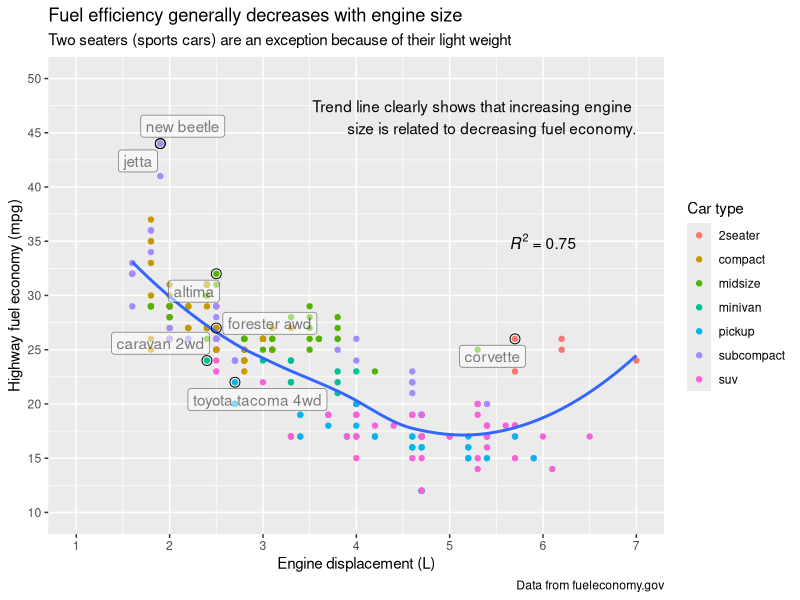
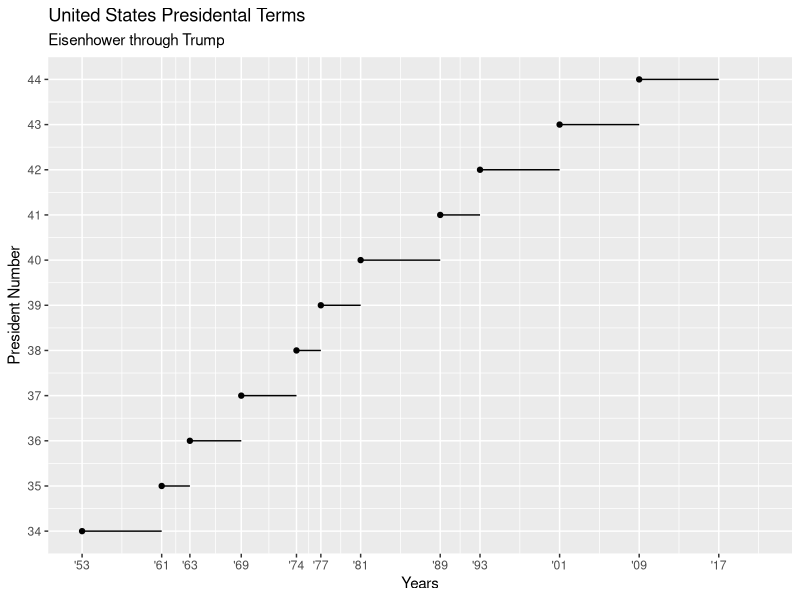
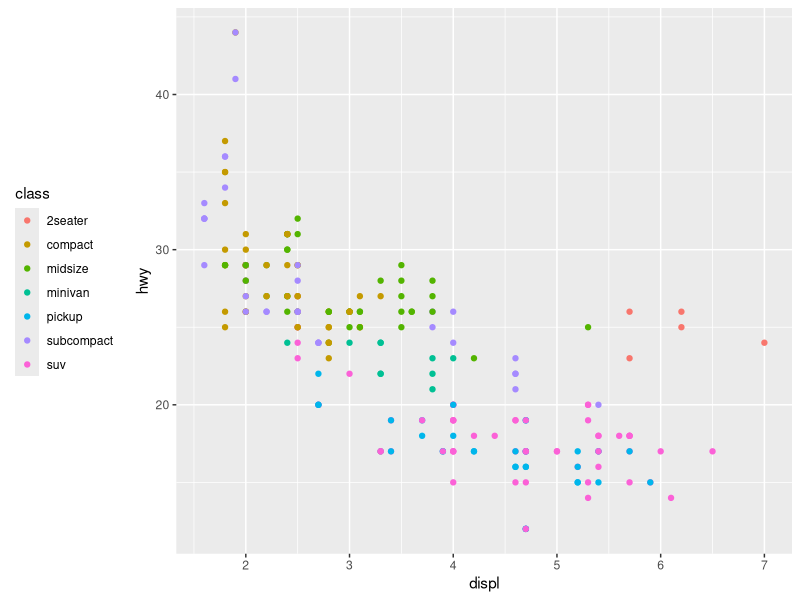
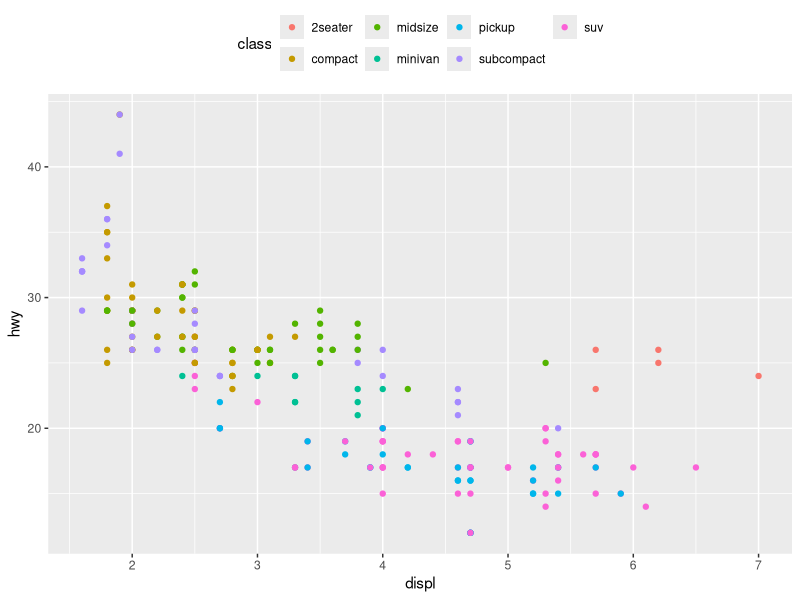
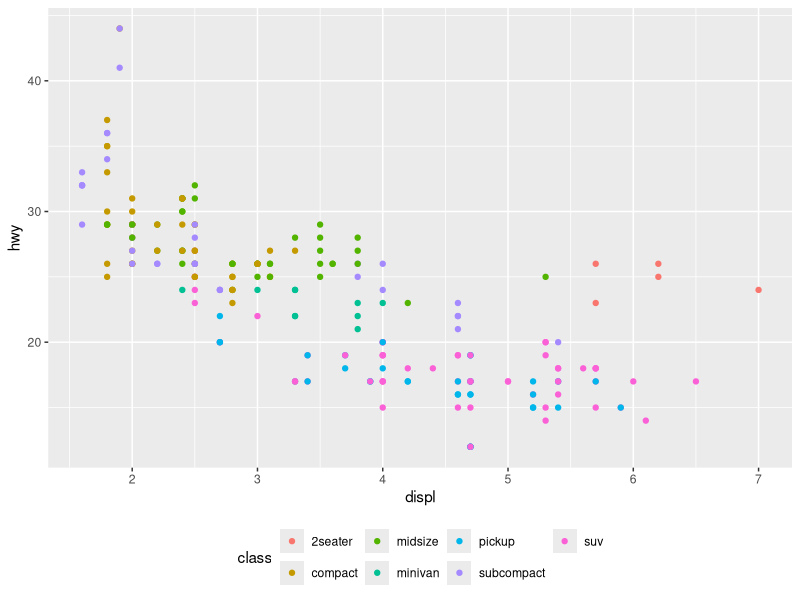
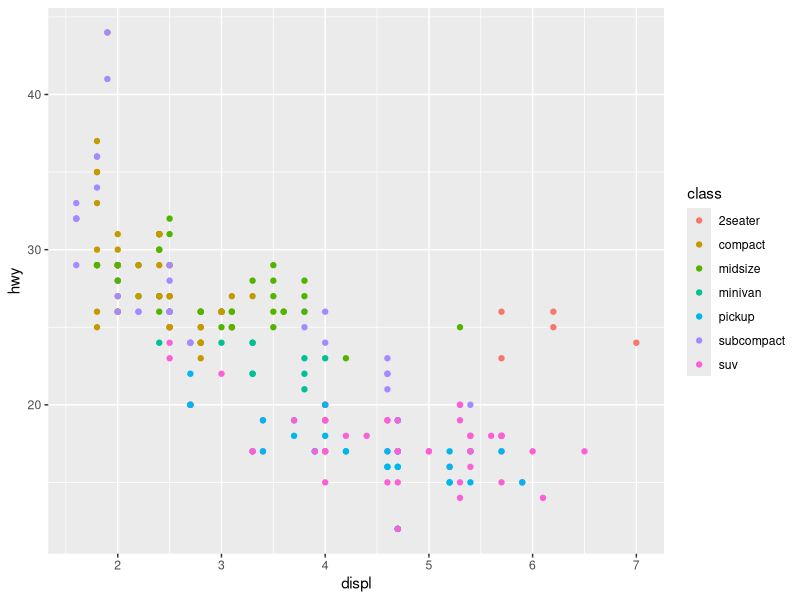
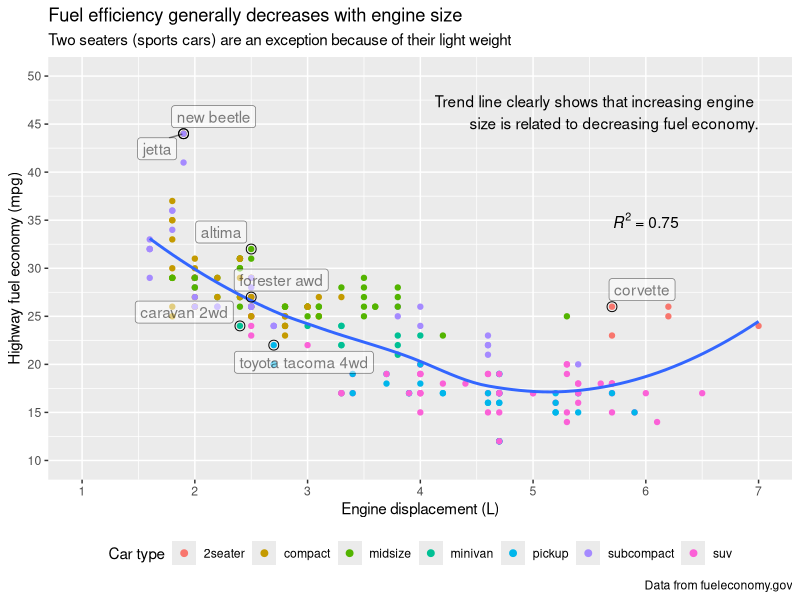
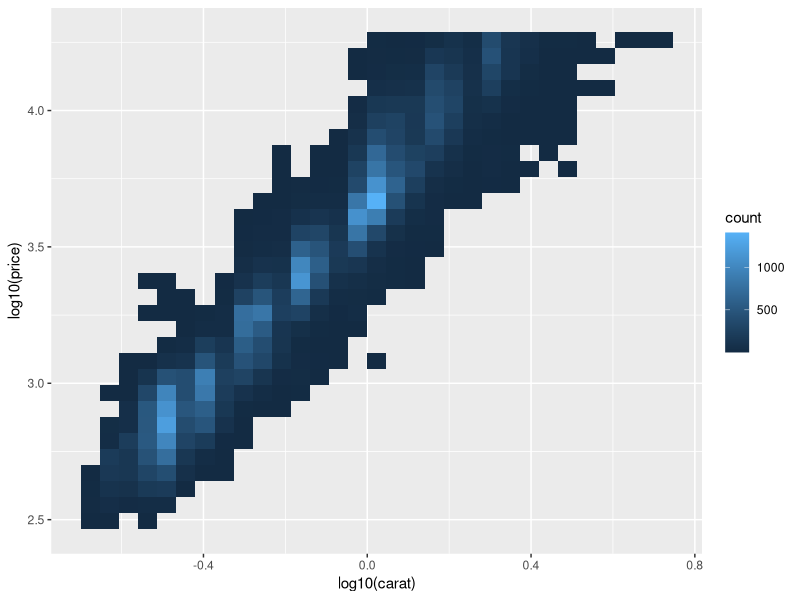

These figures' R source, in order: (Note: this script raises an error after producing the figures.)
## ---- chunk 1
knitr::opts_chunk$set(
    comment = "#>", 
    collapse = TRUE, 
    message = FALSE,
    fig.width = 8,
    fig.asp = ((1 + sqrt(5)) / 2) - 1, # hadley wickam's version of the golden ratio
    out.width = "70%",
    fig.align = "center"
)
library(tidyverse)

best_in_class <- mpg %>%
    group_by(class) %>%
    filter(row_number(desc(hwy)) == 1)

label <- mpg %>%
    summarise(
        displ = max(displ),
        hwy = 48,
        label = "Trend line clearly shows that increasing engine \nsize is related to decreasing fuel economy."
    )
## ---- chunk 2
ggplot(mpg, aes(displ, hwy)) +
    geom_point(aes(color = class)) +
    geom_smooth(se = FALSE) +
    geom_point(size = 3, shape = 1, data = best_in_class) +
    scale_y_continuous(limits = c(10, 50), breaks = seq(10, 50, by = 5)) +
    scale_x_continuous(limits = c(1, 7), breaks = seq(1, 7, by = 1)) +
    ggrepel::geom_label_repel(aes(label = model), data = best_in_class, alpha = 0.5) +
    geom_text(aes(label = label), data = label, vjust = "top", hjust = "right") +
    labs(
        title = "Fuel efficiency generally decreases with engine size",
        subtitle = "Two seaters (sports cars) are an exception because of their light weight",
        x = "Engine displacement (L)",
        y = "Highway fuel economy (mpg)",
        color = "Car type",
        caption = "Data from fueleconomy.gov"
    ) +
    annotate("text", x = 6, y = 35, label = "paste(italic(R) ^ 2, \" = 0.75\")", parse = TRUE)
## ---- chunk 3
presidential %>%
  mutate(id = 33 + row_number()) %>%
  ggplot(aes(start, id)) +
    geom_point() +
    geom_segment(aes(xend = end, yend = id)) +
    scale_x_date("Years", breaks = presidential$start, date_labels = "'%y") +
    scale_y_continuous(limits = c(34, 44), breaks = seq(34, 44, by = 1)) +
    labs(
        title = "United States Presidental Terms",
        subtitle = str_c(first(presidential$name),"through",last(presidential$name), sep= " "),
        y = "President Number"
    )
 
## ---- chunk 4
base <- ggplot(mpg, aes(displ, hwy)) +
  geom_point(aes(color = class))
base + theme(legend.position = "left")
base + theme(legend.position = "top")
base + theme(legend.position = "bottom")
base + theme(legend.position = "right") # the default
## ---- chunk 5
ggplot(mpg, aes(displ, hwy)) +
    geom_point(aes(color = class)) +
    geom_smooth(se = FALSE) +
    geom_point(size = 3, shape = 1, data = best_in_class) +
    scale_y_continuous(limits = c(10, 50), breaks = seq(10, 50, by = 5)) +
    scale_x_continuous(limits = c(1, 7), breaks = seq(1, 7, by = 1)) +
    ggrepel::geom_label_repel(aes(label = model), data = best_in_class, alpha = 0.5) +
    geom_text(aes(label = label), data = label, vjust = "top", hjust = "right") +
    labs(
        title = "Fuel efficiency generally decreases with engine size",
        subtitle = "Two seaters (sports cars) are an exception because of their light weight",
        x = "Engine displacement (L)",
        y = "Highway fuel economy (mpg)",
        color = "Car type",
        caption = "Data from fueleconomy.gov"
    ) +
    annotate("text", x = 6, y = 35, label = "paste(italic(R) ^ 2, \" = 0.75\")", parse = TRUE) +
    theme(legend.position = "bottom") +
    guides(color = guide_legend(nrow = 1, override.aes = list(size = 2)))
## ---- chunk 6
ggplot(diamonds, aes(log10(carat), log10(price))) +
  geom_bin2d()

ggplot(diamonds, aes(carat, price)) +
  geom_bin2d() + 
  scale_x_log10() + 
  scale_y_log10()
## ---- chunk 7
presidential %>%
  mutate(id = 33 + row_number()) %>%
  ggplot(aes(start, id, color = party)) +
    geom_point() +
    geom_segment(aes(xend = end, yend = id)) +
    scale_color_manual(values = c(Republican = "red", Democratic = "blue")) +
    scale_x_date("Years", breaks = presidential$start, date_labels = "'%y") +
    scale_y_continuous(limits = c(34, 44), breaks = seq(34, 44, by = 1)) +
    labs(
        title = "United States Presidental Terms",
        subtitle = str_c(first(presidential$name),"through",last(presidential$name), sep= " "),
        y = "President Number",
        color = "Party Affiliation: "
    ) +
    theme(legend.position = "bottom")
## ---- chunk 8
presidential %>%
  mutate(id = 33 + row_number()) %>%
  ggplot(aes(start, id, color = party)) +
    geom_point() +
    geom_segment(aes(xend = end, yend = id)) +
    scale_color_manual(values = c(Republican = "red", Democratic = "blue")) +
    scale_x_date("Years", breaks = presidential$start, date_labels = "'%y") +
    scale_y_continuous(limits = c(34, 44), breaks = seq(34, 44, by = 1), labels = presidential$name) +
    labs(
        title = "United States Presidental Terms",
        subtitle = str_c(first(presidential$name),"through",last(presidential$name), sep= " "),
        y = "President",
        color = "Party Affiliation: "
    ) +
    theme(
        legend.position = "bottom",
        panel.grid.minor = element_blank(),
        axis.ticks.y = element_blank()
  )
## ---- chunk 9
suv <- mpg %>% filter(class == "suv")
compact <- mpg %>% filter(class == "compact")

x_scale <- scale_x_continuous("Engine Displacement", limits = range(mpg$displ))
y_scale <- scale_y_continuous("Highway MPG", limits = range(mpg$hwy))
col_scale <- scale_color_discrete("Drive\nType", limits = unique(mpg$drv))

ggplot(suv, aes(displ, hwy, color = drv)) +
  geom_point() +
  x_scale +
  y_scale +
  col_scale

ggplot(compact, aes(displ, hwy, color = drv)) +
  geom_point() +
  x_scale +
  y_scale +
  col_scale
